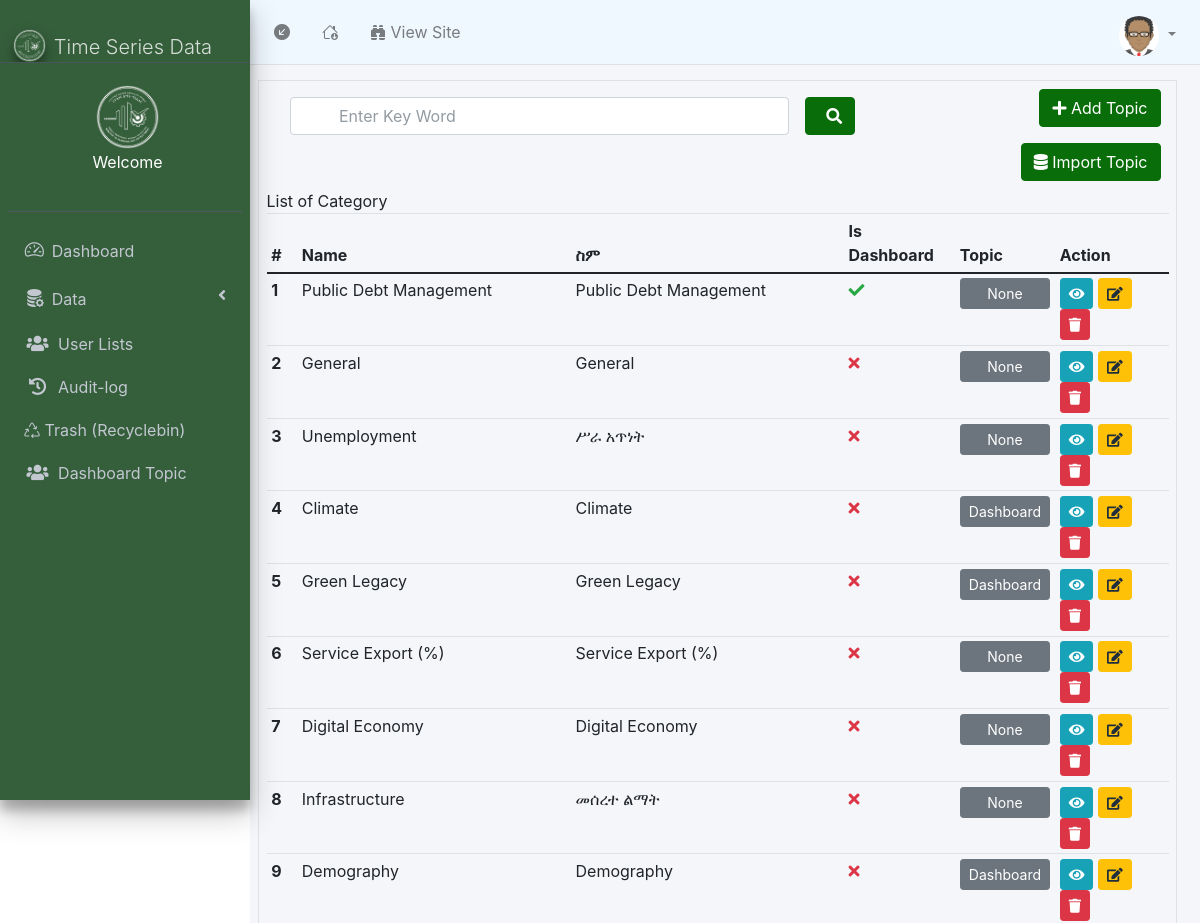
Before: /user-admin/categories/ (upper part) with the older database file.
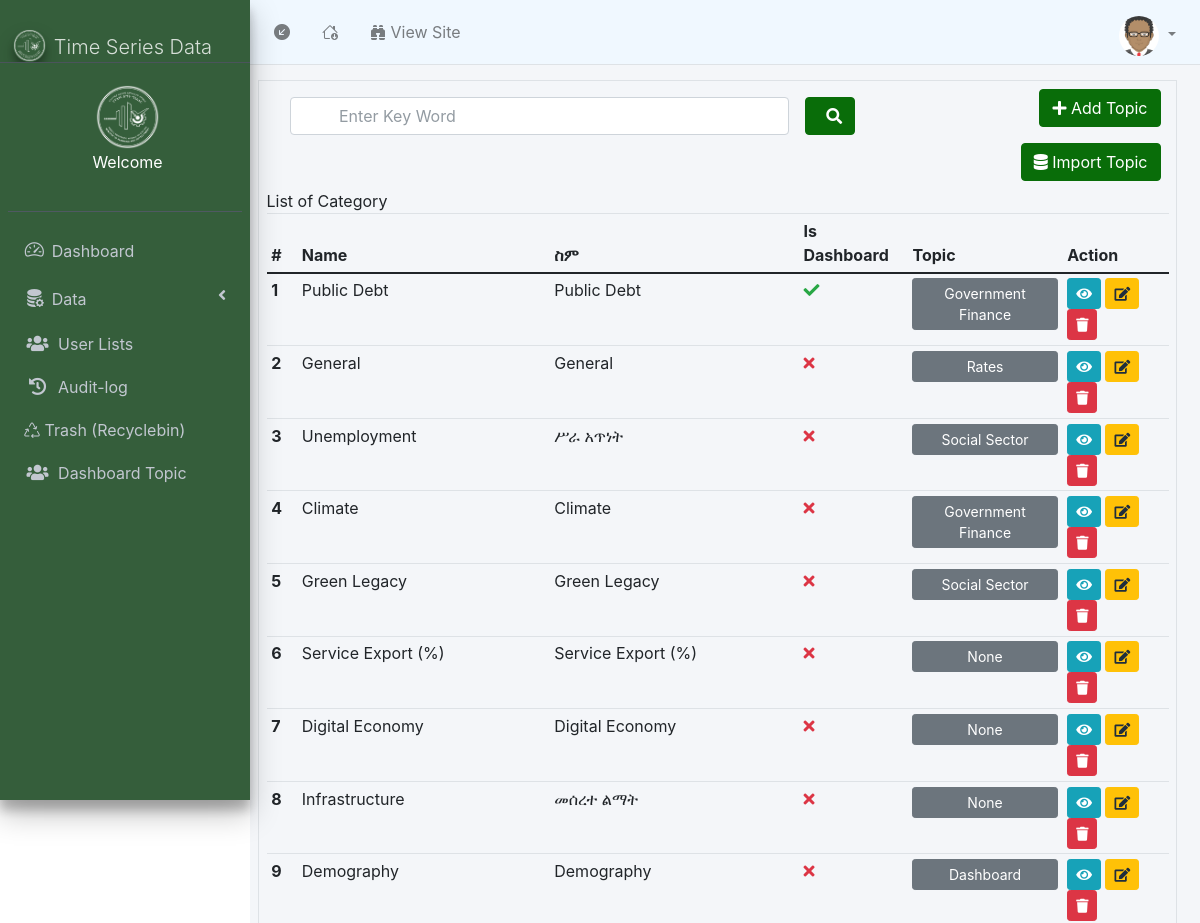
After: the same page with the newer database file.
### Base/models.py (models this page shows, shortened)
class Category(models.Model):
    name_ENG = models.CharField(max_length=300, unique = True)
    name_AMH = models.CharField(max_length=300, unique = True)
    is_dashboard_visible = models.BooleanField(default = False)
    topic = models.ForeignKey(Topic, null=True, blank=True, on_delete=models.SET_NULL)
    created_at = models.DateTimeField(auto_now_add=True, null=True)
    is_deleted = models.BooleanField(default=False)

class Topic(models.Model):
    title_ENG = models.CharField(max_length=300, unique = True)
    title_AMH = models.CharField(max_length=300, null = True)
    is_dashboard = models.BooleanField(default = False)
    rank = models.IntegerField(null=True, blank=True)
    icon = IconField()
    updated =  models.DateTimeField(auto_now=True)
    created = models.DateTimeField(auto_now_add=True)
    is_deleted = models.BooleanField(default=False)
    def __str__(self):
        return self.title_ENG
    class Meta:
        ordering = ['rank'] #Oldest First

### UserAdmin/views.py (the view, shortened to what this page needs)
# urls.py: path('categories/', categories, name='categories'),
def categories(request):
    category = Category.objects.filter(is_deleted = False)
    form = CategoryForm(request.POST or None)
    count = 20
    if 'q' in request.GET:
        q = request.GET['q']
        category = Category.objects.filter(is_deleted = False).filter(  Q(name_ENG__contains=q) | Q(name_AMH__contains=q) | Q(topic__title_ENG__contains=q))
    paginator = Paginator(category, 20)
    page_number = request.GET.get('page')
    try:
        page = paginator.get_page(page_number)
        try: count = (20 * (int(page_number) if page_number  else 1) ) - 20
        except: count = (20 * (int(1) if page_number  else 1) ) - 20
    except PageNotAnInteger:
        page = paginator.page(1)
        count = (20 * (int(1) if page_number  else 1) ) - 20
    except EmptyPage:
        page = paginator.page(paginator.num_pages)
        count = (20 * (int(paginator.num_pages) if page_number  else 1) ) - 20
    context = {
            'categories': page,
            'count' : count,
            'form': form
     }
    return render(request, 'user-admin/category.html', context)

### UserAdmin/forms.py
class CategoryForm(forms.ModelForm):
    class Meta:
        model = Category
        fields = ['name_ENG', 'name_AMH', 'topic', 'is_dashboard_visible']
        widgets = {
            'name_ENG': forms.TextInput(attrs={'class': 'form-control'}),
            'name_AMH': forms.TextInput(attrs={'class': 'form-control'}),
            'topic': forms.Select(attrs={'class': 'form-select'}),
            'is_dashboard_visible': forms.CheckboxInput(attrs={'class': 'form-check-input ml-3'}),
        }

### templates/user-admin/category.html (shortened to what this page needs)
{% load static %}
<!DOCTYPE html>
<html lang="en">
  <head>
    {% include 'user-admin/include/head.html' %}
    <link href="//cdnjs.cloudflare.com/ajax/libs/toastr.js/latest/css/toastr.min.css" rel="stylesheet"/>
  </head>
  <body class="hold-transition sidebar-mini layout-fixed">
    {% include 'user-admin/include/navbar.html'%}
    <div>{% include 'user-admin/include/sidebar.html' %}</div>
    <div class="content-wrapper">
      <div class="content-header">
        <div class="container-fluid justify-content-center row">
          <div class="col-12 border ">
            <div class="row align-middle">
              <div class="col-lg-8">
                  <form>
                      <div class="col-12 d-flex align-items-center">
                          <input type="text" name="q" class="form-control ps-5 pe-5 m-3 d-block" placeholder="Enter Key Word">
                          <button class="btn btn-primary"> <i class="fas fa-search ms-2"></i></button>
                      </div>
                  </form>
              </div>
              <div class="col flot-right">
                  <button
                  class="btn btn-primary float-end m-2"
                  data-bs-toggle="modal"
                  data-bs-target="#addCategory">
                  <i class="fas fa-plus"></i> Add Topic
                </button>
                  <button class="btn btn-primary float-end m-2"
                  data-bs-whatever="@mdo"><i class="fas fa-database"></i> Import Topic</button>
              </div>
            </div>
              <caption class="text-muted">List of Category</caption>
            <div class="table-responsive">
              <table class="table  table-sm  table-hover caption-top">
                <thead>
                  <tr>
                    <th scope="col">#</th>
                    <th scope="col">Name</th>
                    <th scope="col">ስም</th>
                    <th scope="col">Is Dashboard</th>
                    <th scope="col">Topic</th>
                    <th scope="col">Action</th>
                  </tr>
                </thead>
                <tbody>
                  {% for category in categories %}
                  <tr>
                    <th scope="row">{{count | add:forloop.counter}}</th>
                    <td id="categoryNameENG{{category.id}}">{{category.name_ENG}}</td>
                    <td id="categoryNameAMH{{category.id}}">{{category.name_AMH}}</td>
                    <td id="categoryIsDashboard{{category.id}}">
                      {% if category.is_dashboard_visible %}
                      <i class="fa fa-check text-success"></i>
                      {% else %}
                      <i class="fa fa-times text-danger"></i>
                      {% endif %}
                    </td>
                    <td>
                      <button id="categoryTopic{{category.id}}" class="btn btn-block btn-sm btn-secondary">{{category.topic}}</button>
                    </td>
                    <td>
                      <a href="{% url 'indicators' category.id %}" class="btn btn-sm btn-info"> <i class="fa fa-eye"></i> </a>
                      <button
                      id="btnEditTable{{category.id}}"
                      class="btn-edit btn btn-sm btn-warning"
                      data-bs-toggle="modal"
                      data-bs-target="#addEditCategory"
                      data-id="{{category.id}}"
                      data-name_ENG="{{category.name_ENG}}"
                      data-name_AMH="{{category.name_AMH}}"
                      data-topic="{{category.topic.id}}"
                      data-topic-name="{{category.topic.title_ENG}}"
                      data-is_dashboard="{{category.is_dashboard_visible}}"
                      > <i class="fa fa-edit"></i> </button>
                      <button
                      class="btn btn-sm btn-danger btn-delete"
                      data-bs-toggle="modal"
                      data-bs-target="#deleteCategoryModal"
                      data-bs-whatever="@mdo"
                      data-id = {{category.id}}
                      data-name_ENG = {{category.name_ENG}}
                      data-name_AMH = {{category.name_AMH}}
                      > <i class="fa fa-trash"></i> </button>
                    </td>
                  </tr>
                  {% endfor %}
                </tbody>
              </table>
            </div>
          </div>
        </div>
      </div>
    </div>
    <div>{% include 'user-admin/include/footer_js.html'%}</div>
  </body>
</html>

### templates/user-admin/Include/head.html (shortened to what this page needs)
{% load static %}
<link
  href="https://cdn.jsdelivr.net/npm/bootstrap@5.0.2/dist/css/bootstrap.min.css"
  rel="stylesheet"
/>
<link
href="  https://cdn.jsdelivr.net/npm/bootstrap-icons@1.11.1/font/bootstrap-icons.css"
rel="stylesheet"
/>
<link
rel="stylesheet"
href="https://cdn.jsdelivr.net/gh/habibmhamadi/multi-select-tag/dist/css/multi-select-tag.css"
/>
<link
  rel="stylesheet"
  href="{% static 'assets/plugins/fontawesome-free/css/all.min.css' %}"
/>
<link rel="stylesheet" href="{% static 'assets/css/adminlte.min2167.css' %}" />
<link
  rel="stylesheet"
  href="{% static 'assets/plugins/overlayScrollbars/css/OverlayScrollbars.min.css' %}"
/>
<link
  rel="stylesheet"
  href="https://cdn.datatables.net/1.13.6/css/jquery.dataTables.min.css"
/>
<link rel="stylesheet" href="{% static 'assets/plugins/select2/css/select2.min.css' %}">
<link rel="stylesheet" href="https://cdnjs.cloudflare.com/ajax/libs/font-awesome/5.15.3/css/all.min.css" />
<link href="https://cdn.jsdelivr.net/npm/bootstrap@5.0.1/dist/css/bootstr
<script src='https://cdn.jsdelivr.net/npm/bootstrap@5.0.1/dist/js/bootstrap.bundle.min.js'></script>ap.min.css" rel="stylesheet">

### templates/user-admin/Include/navbar.html (shortened to what this page needs)
{% load static %}
<head>
</head>
<nav class="mb-0 main-header navbar navbar-expand-lg navbar-white navbar-light">
    <div class="collapse navbar-collapse" id="navbarNav">
        <ul class="navbar-nav me-auto mb-2 mb-lg-0">
            <li class="nav-item">
                <a class="nav-link" data-widget="pushmenu" href="#" role="button">
                    <i class="bi bi-arrow-down-left-circle-fill"></i>
                </a>
            </li>
            <li class="nav-item">
                <a href="#" class="nav-link"><i class="bi bi-house-down "></i></a>
            </li>
            <li class="nav-item">
                <a href="#" target="_blank" class="nav-link"><i class="bi bi-binoculars-fill"></i> View Site</a>
            </li>
        </ul>
        <ul class="navbar-nav mb-2 mb-lg-0">
            <li class="nav-item dropdown pb-2">
                <a class="nav-link dropdown-toggle" href="#" id="navbarDropdown" role="button" data-bs-toggle="dropdown"
                    aria-expanded="true">
                        <img class="img-circle  img-fluid" width="40px" {% if user.photo %} src="/media/{{user.photo}}" {% else%} src="{% static 'assets/img/avatar.png'%}" {% endif %} alt="Profile Picture">
                </a>
            </li>
        </ul>
</nav>

### templates/user-admin/Include/sidebar.html (shortened to what this page needs)
{% load static %}
<link
href="  https://cdn.jsdelivr.net/npm/bootstrap-icons@1.11.1/font/bootstrap-icons.css"
rel="stylesheet"
/>
<aside class="main-sidebar sidebar-dark-primary elevation-4 ">
  <a href="" class="brand-link pt-3 mt-3">
    <img
      src="{% static  'assets/image/EPCD-Logo-Final-White-NoBg-Hi-res.png' %}"
      alt="AdminLTE Logo"
      class="brand-image img-circle elevation-3"
    />
    <span class="brand-text active font-weight-light mb-2">Time Series Data</span>
  </a>
  <div class="sidebar">
    <div class="user-panel mt-3 pb-3 mb-3 d-flex justify-content-center">
      <div class="info">
       <div class="text-center">
       <a href="#">
         <img class="img-circle  img-fluid  " width="4.1rem"  src="{% static 'assets/image/EPCD-Logo-Final-White-NoBg-Hi-res.png'%}"  alt="Profile Picture">
         <div class="row justify-content-center text-white text-center m-0 p-0">
          <div class="col-12">
            <p class=" p-0 m-0 ">Welcome</p>
          </div>
          <div class="col-12">
          </div>
         </div>
        </a>
       </div>
      </div>
    </div>
    <nav class="mt-2">
      <ul
        class="nav nav-pills nav-sidebar flex-column"
        data-widget="treeview"
        role="menu"
        data-accordion="false"
      >
        <li class="nav-item">
          <a href="#" class="nav-link {% if request.path == '/user-admin/' %}active{% endif %}">
            <i class="nav-icon bi bi-speedometer2"></i>
            <p>Dashboard</p>
          </a>
        </li>
      <li class="nav-item
        ">
          <a href="#" class="nav-link
          ">
            <i class="nav-icon bi bi-database-fill-gear"></i>
            <p>
              Data
              <i class="right fas fa-angle-left"></i>
            </p>
          </a>
        </li>
        <li class="nav-item ">
          <a href="#" class="nav-link {% if request.path == '/user-admin/users/' %}active{% endif %}">
            <i class="nav-icon fas fa-users"></i>
            <p>User Lists</p>
          </a>
        </li>
        <li class="nav-item ">
          <a href="#" class="nav-link {% if request.path == '/user-admin/audit/' %}active{% endif %}">
           <i class="nav-icon fas fa-history"></i>
            <p>Audit-log</p>
          </a>
        </li>
        <li class="nav-item">
          <a href="#" class="nav-link {% if request.path == '/user-admin/trash-topic/' %}active{% endif %}">
           <i class="bi bi-recycle"></i>
            <p>Trash (Recyclebin)</p>
          </a>
        </li>
        <li class="nav-item ">
          <a href="#" class="nav-link {% if request.path == '/user-admin/dashbord_topic/' %}active{% endif %}">
            <i class="nav-icon fas fa-users"></i>
            <p>Dashboard Topic</p>
          </a>
        </li>
          </ul>
    </nav>
  </div>
</aside>

### templates/user-admin/Include/footer_js.html (shortened to what this page needs)
{% load static %}
<link
  rel="stylesheet"
  href="https://cdn.datatables.net/1.13.7/css/jquery.dataTables.css"
/>
<link href="https://cdn.jsdelivr.net/npm/jquery-toast-plugin@1.3.2/dist/jquery.toast.min.css" rel="stylesheet">

### templates/user-admin/Include/sidebar.html (style rules this page uses)
.brand-link { max-width: 100%; overflow: hidden; }

Changed rows visible on the page:
changed Category: name_ENG "Public Debt Management" → "Public Debt"; name_AMH "Public Debt Management" → "Public Debt"; topic "None" → "Government Finance"
changed Category "General": topic "None" → "Rates"
changed Category "Unemployment": topic "None" → "Social Sector"
changed Category "Climate": topic "Dashboard" → "Government Finance"
changed Category "Green Legacy": topic "Dashboard" → "Social Sector"
